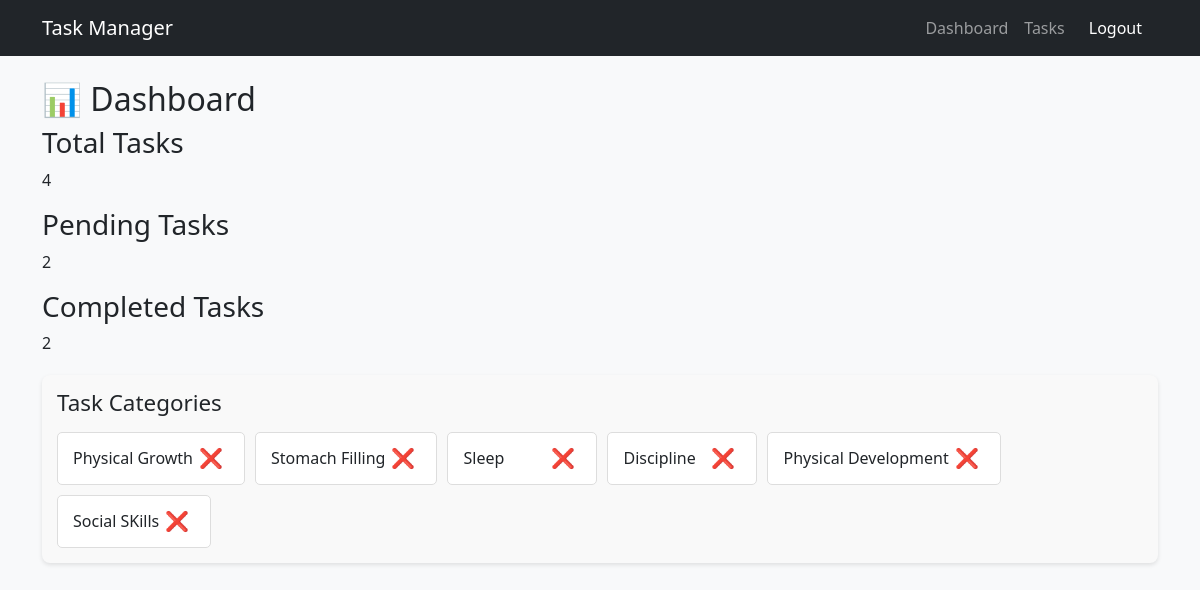
Before: / (signed in) with the older database file.
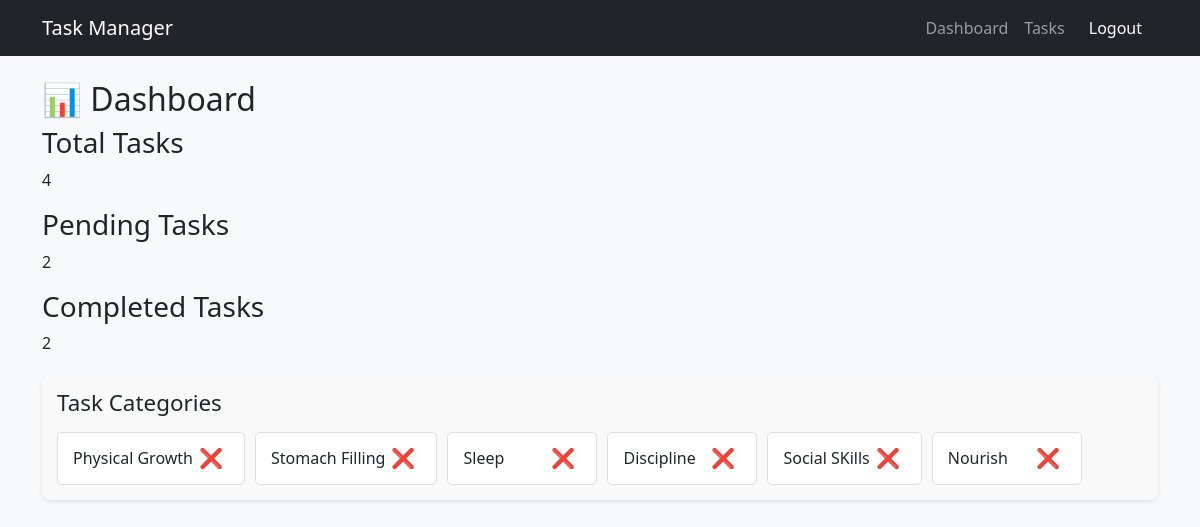
After: the same page with the newer database file.
### tasks/models.py (models this page shows, shortened)
class Category(models.Model):
    user = models.ForeignKey(User, on_delete=models.CASCADE, default=1)
    name = models.CharField(max_length=100)

### tasks/views.py (the view)
# urls.py: path('', dashboard, name='dashboard'),
@login_required
def dashboard(request):
    tasks = Task.objects.filter(user=request.user)
    categories = Category.objects.filter(user=request.user)  # Show only user’s categories
    return render(request, 'tasks/dashboard.html', {
        'total_tasks': tasks.count(),
        'completed_tasks': tasks.filter(completed=True).count(),
        'pending_tasks': tasks.filter(completed=False).count(),
        'categories': categories,  # Send categories to the template
    })

### tasks/templates/tasks/dashboard.html (shortened to what this page needs)
{% extends 'tasks/base.html' %}
{% block content %}
<div class="dashboard-container">
    <h2 class="dashboard-title">📊 Dashboard</h2>
    <div class="dashboard-summary">
        <div class="summary-box total">
            <h3>Total Tasks</h3>
            <p>{{ total_tasks }}</p>
        </div>
        <div class="summary-box pending">
            <h3>Pending Tasks</h3>
            <p>{{ pending_tasks }}</p>
        </div>
        <div class="summary-box completed">
            <h3>Completed Tasks</h3>
            <p>{{ completed_tasks }}</p>
        </div>
    </div>
    <div class="categories-container">
        <h3>Task Categories</h3>
        <div class="categories-grid">
            {% for category in categories %}
                <div class="category-item">
                    <span>{{ category.name }}</span>
                    <form action="{% url 'delete-category' category.id %}" method="POST" onsubmit="return confirm('Are you sure you want to delete this category?');">
                        <button type="submit" class="delete-btn">❌</button>
                    </form>
                </div>
            {% empty %}
                <p>No categories available.</p>
            {% endfor %}
        </div>
    </div>
</div>
{% endblock %}

Changed rows visible on the page:
removed Category: name "Physical Development"
added Category: name "Nourish"
